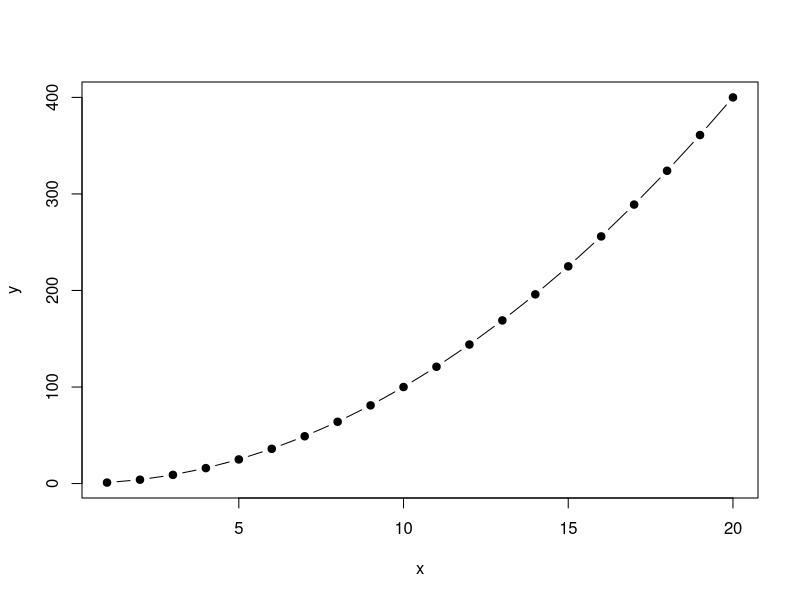
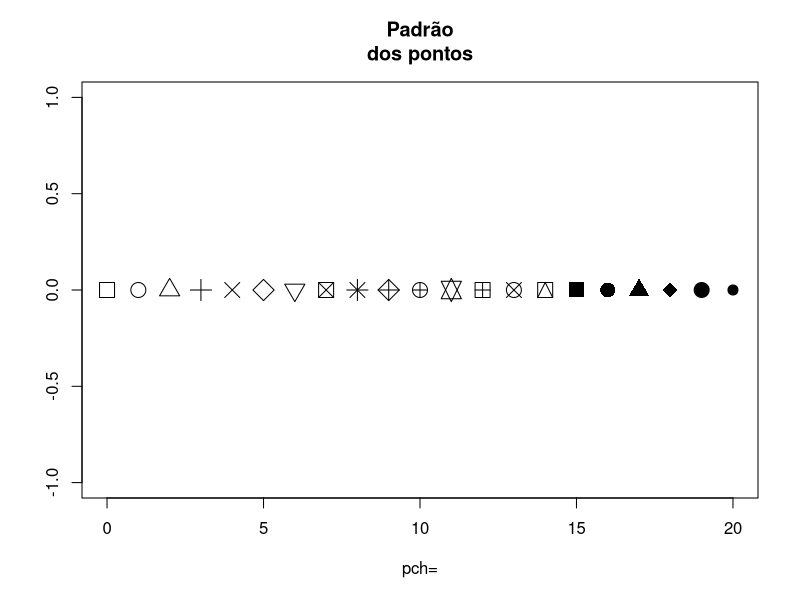
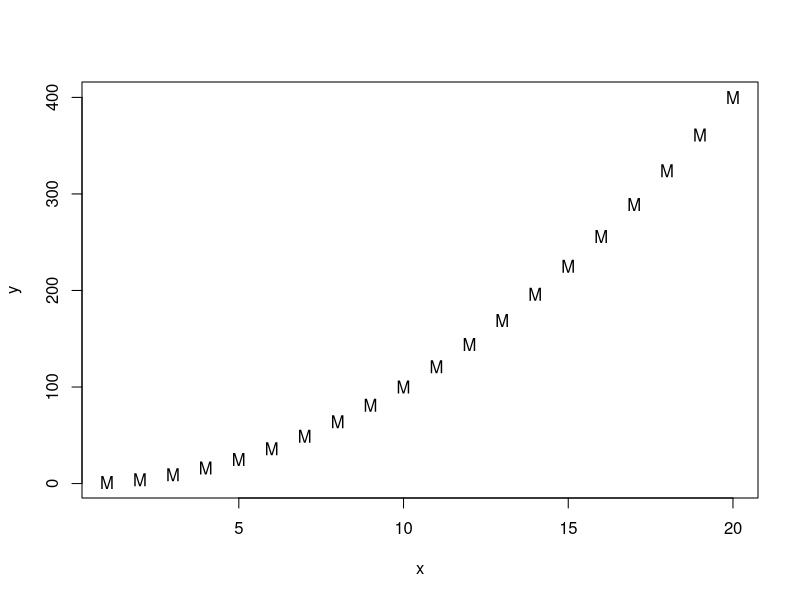
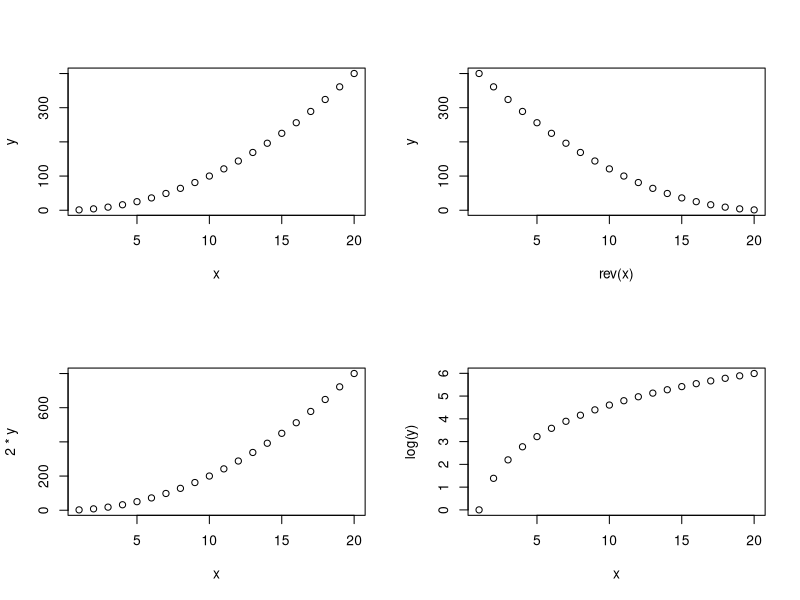
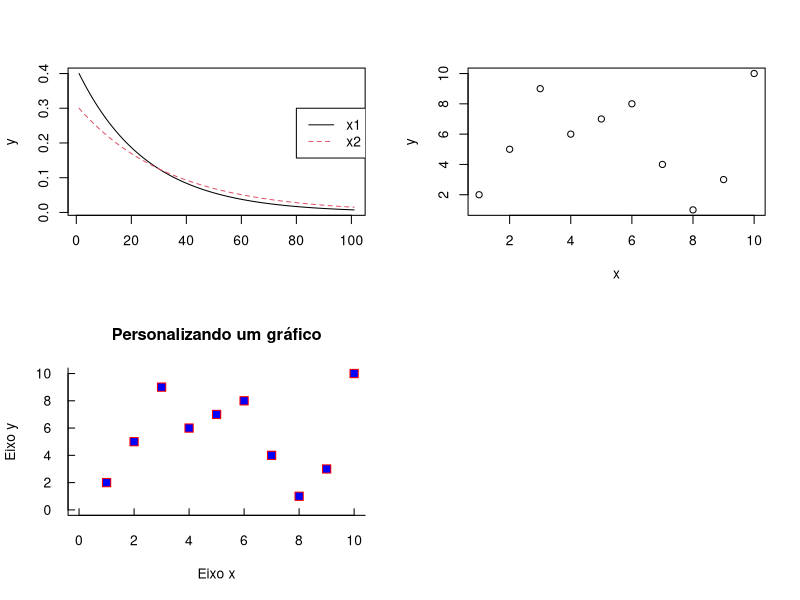

The R script that drew these images, in order:




#COMO CRIAR UM GRÁFICO
x<-1:20
y = x^2
plot(x,y,type = "b", pch=19)


#PADRÃO DOS PONTOS
plot(0:20, #coord. eixo das abscissas
     rep(0,21), #coord. eixo das ordenadas
     pch=0:20, #estilo dos pontos
     cex = 2, # tamanho dos pontos
     main = "Padrão\ndos pontos", #titulo (NOTE O \N)
     xlab = "pch=", #tecto dos eixos das abscissas
     ylab="") #sem texto nas ordenadas
     

#CARACTER COMO PADRAO DE PONTO
plot(x,y,pch="M")


#VARIOS GRAFICOS NA MESMA JANELA
par(mfrow=c(2,2)) #arranjo "2 por 2"
plot(x,y)
plot(rev(x),y)
plot(x,2*y)
plot(x,log(y))


#VARIAS CURVAS EM UM GRAFICO
x <-seq(0,10,0.1)
x1<-0.4*exp(-0.4*x)
x2<-0.3*exp(-0.3*x)
y<-cbind(x1,x2)
matplot(y,type="l")
legend(80,0.3,c("x1","x2"), lty= c(1,2), col=c(1,2))


#PERSONALIZANDO GRAFICOS
x<-1:10
y<-c(2,5,9,6,7,8,4,1,3,10)
x;y

#1o gráfico
plot(x,y)


#2o gráfico
plot(x,y,                     #plota x e y
     xlab = "Eixo x",         #nomeia o eixo x
     ylab = "Eixo y",         #nomeia o eixo y
     main="Personalizando um gráfico", # titulo
     xlim = c(0,10), #limites do eixo x
     ylim = c(0,10), #limites do eixo y
     col = "red",    #cor dos pontos
     pch = 22,       #formato dos pontos
     bg = "blue",    #cor do preenchimento
     tcl = 0.4,      #tamanho dos traços dos eixos
     las = 1,        #orientaçãp dps valores nos eixos
     cex = 1.5,      #tamanho do ponto
     bty='l')        #altera as bordas